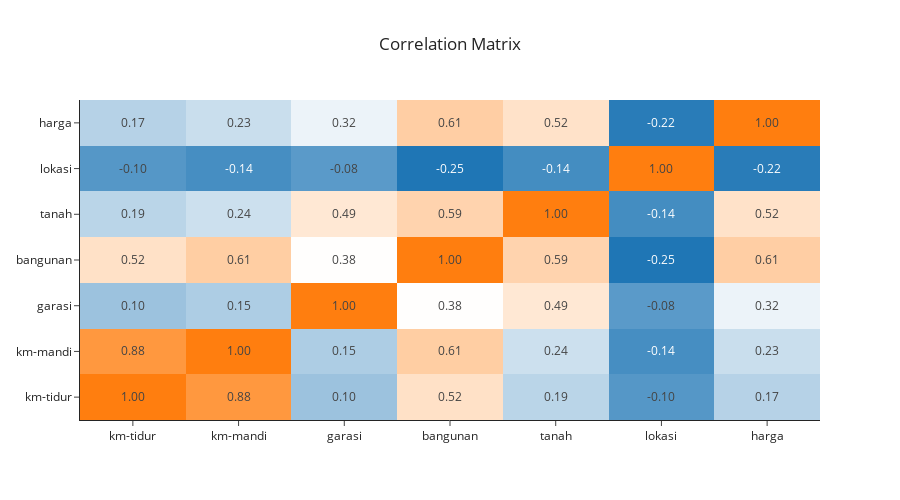

Notebook source saved alongside this figure:
### Code cell
df_corr = cp_df2.corr()

fig = go.Figure()
fig.add_trace(
    go.Heatmap(
        x = df_corr.columns,
        y = df_corr.index,
        z = np.array(df_corr),
        text=df_corr.values,
        texttemplate='%{text:.2f}',
        colorscale = ["#1f76b5", "white", "#ff7e0f"],
        showscale=False
    )
)
fig.update_layout(height=500, title="Correlation Matrix", title_x=.5)
fig.show()

### Figure 1 — Plotly figure (JSON) as saved in the notebook; plotly's stock layout.template omitted (floating-point values rounded to 4 significant figures)
{"data": [{"colorscale": [[0, "#1f76b5"], [0.5, "white"], [1, "#ff7e0f"]], "showscale": false, "text": [[1, 0.8752, 0.09976, 0.5219, 0.1857, -0.09716, 0.173], [0.8752, 1, 0.148, 0.6147, 0.2356, -0.1383, 0.2258], [0.09976, 0.148, 1, 0.3809, 0.4879, -0.08172, 0.3235], [0.5219, 0.6147, 0.3809, 1, 0.5871, -0.2468, 0.6141], [0.1857, 0.2356, 0.4879, 0.5871, 1, -0.1429, 0.5169], [-0.09716, -0.1383, -0.08172, -0.2468, -0.1429, 1, -0.2185], [0.173, 0.2258, 0.3235, 0.6141, 0.5169, -0.2185, 1]], "texttemplate": "%{text:.2f}", "type": "heatmap", "x": ["km-tidur", "km-mandi", "garasi", "bangunan", "tanah", "lokasi", "harga"], "y": ["km-tidur", "km-mandi", "garasi", "bangunan", "tanah", "lokasi", "harga"], "z": [[1, 0.8752, 0.09976, 0.5219, 0.1857, -0.09716, 0.173], [0.8752, 1, 0.148, 0.6147, 0.2356, -0.1383, 0.2258], [0.09976, 0.148, 1, 0.3809, 0.4879, -0.08172, 0.3235], [0.5219, 0.6147, 0.3809, 1, 0.5871, -0.2468, 0.6141], [0.1857, 0.2356, 0.4879, 0.5871, 1, -0.1429, 0.5169], [-0.09716, -0.1383, -0.08172, -0.2468, -0.1429, 1, -0.2185], [0.173, 0.2258, 0.3235, 0.6141, 0.5169, -0.2185, 1]]}], "layout": {"height": 500, "title": {"text": "Correlation Matrix", "x": 0.5}}}
